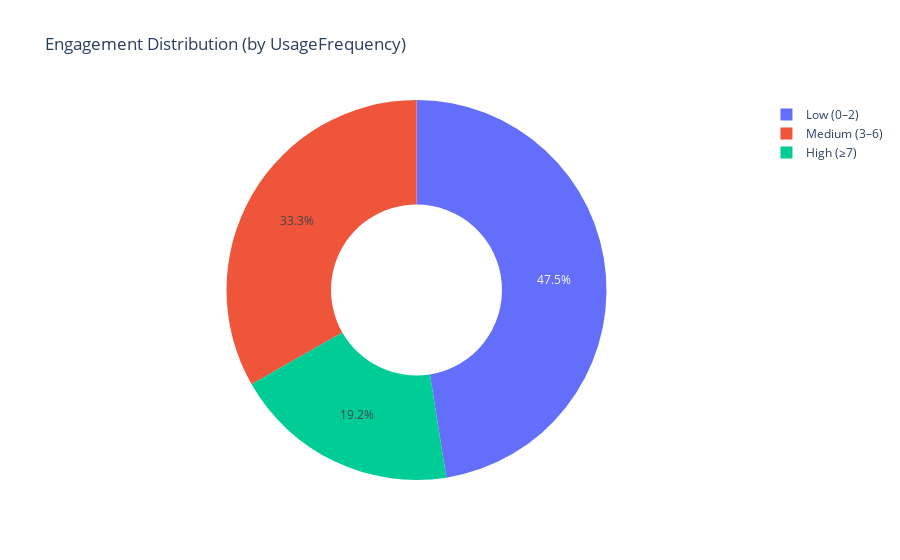
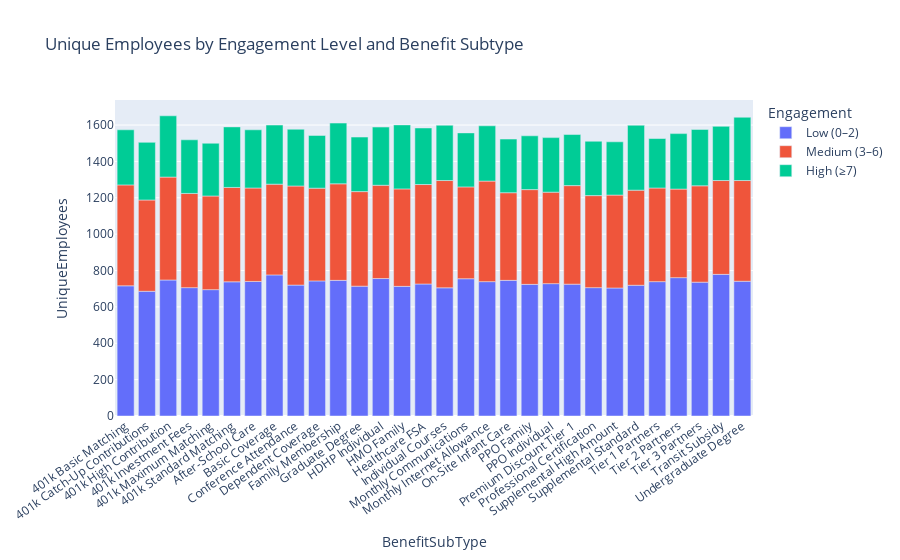

Notebook code cell kept with these figures, in order:
### Code cell
# 2.1.3 Engagement categorization and distribution
engagement_counts = base["Engagement"].value_counts(dropna=False).rename_axis("Engagement").reset_index(name="Count")
fig_eng_dist = px.pie(
    engagement_counts, values="Count", names="Engagement",
    title="Engagement Distribution (by UsageFrequency)", hole=0.45
)
fig_eng_dist.show()

# Engagement by BenefitSubType
engagement_by_subtype = (base
    .groupby(["BenefitSubType", "Engagement"], dropna=False)["EmployeeID"]
    .nunique()
    .reset_index(name="UniqueEmployees")
)
fig_eng_sub = px.bar(
    engagement_by_subtype,
    x="BenefitSubType", y="UniqueEmployees", color="Engagement",
    title="Unique Employees by Engagement Level and Benefit Subtype"
)
fig_eng_sub.update_layout(xaxis_tickangle=-35)
fig_eng_sub.show()

engagement_counts

### Figure 1 — Plotly figure (JSON) as saved in the notebook; plotly's stock layout.template omitted (floating-point values rounded to 4 significant figures)
{"data": [{"domain": {"x": [0, 1], "y": [0, 1]}, "hole": 0.45, "hovertemplate": "Engagement=%{label}<br>Count=%{value}<extra></extra>", "labels": ["Low (0–2)", "Medium (3–6)", "High (≥7)"], "legendgroup": "", "name": "", "showlegend": true, "type": "pie", "values": [24188, 16945, 9803]}], "layout": {"legend": {"tracegroupgap": 0}, "title": {"text": "Engagement Distribution (by UsageFrequency)"}}}

### Figure 2 — Plotly figure (JSON) as saved in the notebook; plotly's stock layout.template omitted (floating-point values rounded to 4 significant figures)
{"data": [{"alignmentgroup": "True", "hovertemplate": "Engagement=Low (0–2)<br>BenefitSubType=%{x}<br>UniqueEmployees=%{y}<extra></extra>", "legendgroup": "Low (0–2)", "marker": {"color": "#636efa", "pattern": {"shape": ""}}, "name": "Low (0–2)", "offsetgroup": "Low (0–2)", "orientation": "v", "showlegend": true, "textposition": "auto", "type": "bar", "x": ["401k Basic Matching", "401k Catch-Up Contributions", "401k High Contribution", "401k Investment Fees", "401k Maximum Matching", "401k Standard Matching", "After-School Care", "Basic Coverage", "Conference Attendance", "Dependent Coverage", "Family Membership", "Graduate Degree", "HDHP Individual", "HMO Family", "Healthcare FSA", "Individual Courses", "Monthly Communications", "Monthly Internet Allowance", "On-Site Infant Care", "PPO Family", "PPO Individual", "Premium Discount Tier 1", "Professional Certification", "Supplemental High Amount", "Supplemental Standard", "Tier 1 Partners", "Tier 2 Partners", "Tier 3 Partners", "Transit Subsidy", "Undergraduate Degree"], "xaxis": "x", "y": [716, 686, 748, 706, 695, 738, 740, 776, 720, 743, 746, 714, 756, 713, 726, 705, 755, 739, 746, 724, 728, 725, 706, 704, 719, 739, 761, 736, 779, 741], "yaxis": "y"}, {"alignmentgroup": "True", "hovertemplate": "Engagement=Medium (3–6)<br>BenefitSubType=%{x}<br>UniqueEmployees=%{y}<extra></extra>", "legendgroup": "Medium (3–6)", "marker": {"color": "#EF553B", "pattern": {"shape": ""}}, "name": "Medium (3–6)", "offsetgroup": "Medium (3–6)", "orientation": "v", "showlegend": true, "textposition": "auto", "type": "bar", "x": ["401k Basic Matching", "401k Catch-Up Contributions", "401k High Contribution", "401k Investment Fees", "401k Maximum Matching", "401k Standard Matching", "After-School Care", "Basic Coverage", "Conference Attendance", "Dependent Coverage", "Family Membership", "Graduate Degree", "HDHP Individual", "HMO Family", "Healthcare FSA", "Individual Courses", "Monthly Communications", "Monthly Internet Allowance", "On-Site Infant Care", "PPO Family", "PPO Individual", "Premium Discount Tier 1", "Professional Certification", "Supplemental High Amount", "Supplemental Standard", "Tier 1 Partners", "Tier 2 Partners", "Tier 3 Partners", "Transit Subsidy", "Undergraduate Degree"], "xaxis": "x", "y": [555, 502, 566, 518, 515, 519, 514, 499, 545, 510, 531, 520, 513, 536, 547, 590, 505, 553, 482, 521, 503, 542, 506, 511, 523, 515, 487, 530, 516, 554], "yaxis": "y"}, {"alignmentgroup": "True", "hovertemplate": "Engagement=High (≥7)<br>BenefitSubType=%{x}<br>UniqueEmployees=%{y}<extra></extra>", "legendgroup": "High (≥7)", "marker": {"color": "#00cc96", "pattern": {"shape": ""}}, "name": "High (≥7)", "offsetgroup": "High (≥7)", "orientation": "v", "showlegend": true, "textposition": "auto", "type": "bar", "x": ["401k Basic Matching", "401k Catch-Up Contributions", "401k High Contribution", "401k Investment Fees", "401k Maximum Matching", "401k Standard Matching", "After-School Care", "Basic Coverage", "Conference Attendance", "Dependent Coverage", "Family Membership", "Graduate Degree", "HDHP Individual", "HMO Family", "Healthcare FSA", "Individual Courses", "Monthly Communications", "Monthly Internet Allowance", "On-Site Infant Care", "PPO Family", "PPO Individual", "Premium Discount Tier 1", "Professional Certification", "Supplemental High Amount", "Supplemental Standard", "Tier 1 Partners", "Tier 2 Partners", "Tier 3 Partners", "Transit Subsidy", "Undergraduate Degree"], "xaxis": "x", "y": [303, 317, 337, 295, 290, 333, 320, 325, 312, 290, 334, 300, 320, 352, 311, 304, 297, 304, 295, 296, 300, 281, 299, 293, 357, 272, 305, 310, 298, 348], "yaxis": "y"}], "layout": {"barmode": "relative", "legend": {"title": {"text": "Engagement"}, "tracegroupgap": 0}, "title": {"text": "Unique Employees by Engagement Level and Benefit Subtype"}, "xaxis": {"anchor": "y", "domain": [0, 1], "tickangle": -35, "title": {"text": "BenefitSubType"}}, "yaxis": {"anchor": "x", "domain": [0, 1], "title": {"text": "UniqueEmployees"}}}}
